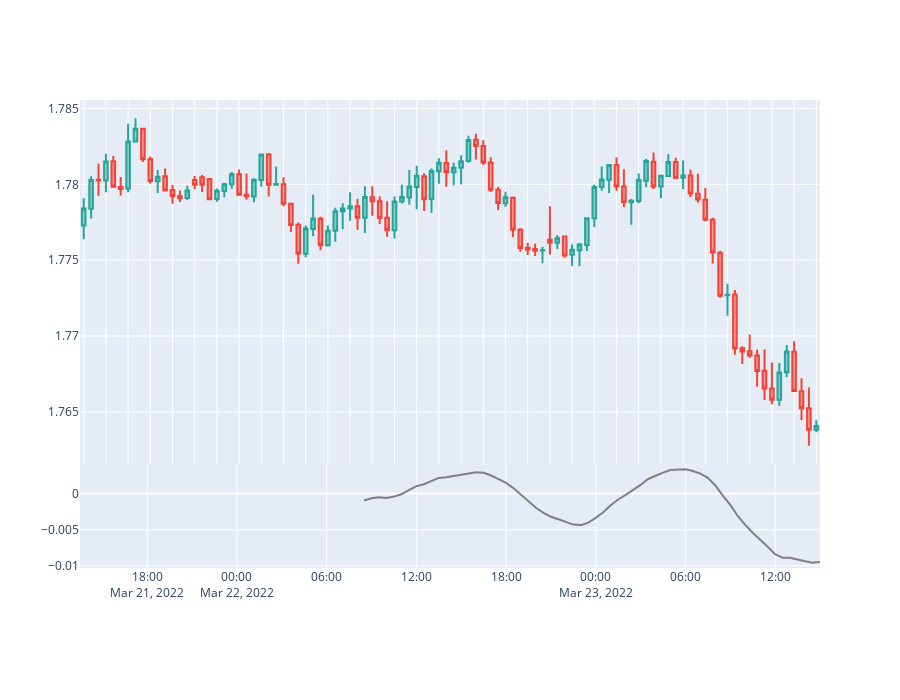

Write notebook code for a chart like this one.
### Code cell
from plotly.subplots import make_subplots
import plotly.graph_objects as go
import pandas as pd
from konjac2.service.fetcher import fetch_data
from konjac2.indicator.squeeze_momentum import squeeze

data = fetch_data("GBP_AUD", "M30", False)
market_data = data[-100:]
trends, is_sqz_off, mom = squeeze(market_data)

fig = make_subplots(
    rows=2, cols=1, subplot_titles=(""), shared_xaxes=True
)

fig.add_trace(go.Candlestick(x=market_data.index,
                open=market_data.open, high=market_data.high,
                low=market_data.low, close=market_data.close,
                decreasing = {"line": {"color": "#f44336"}},
                increasing = {"line": {"color": "#26a69a"}},
                            showlegend=False), 
              row=1, col=1)

fig.add_trace(go.Scatter(
        x=trends.index,
        y=trends,
        yaxis="y2",
        mode="lines",
        line=go.scatter.Line(color="gray"), showlegend=False),
         row=2, col=1)
                     

fig.update_layout(title_text="", 
                  height=700,
                  showlegend=False,
                  spikedistance=1,
                  xaxis_rangeslider_visible=False, 
                  grid={"rows": 2, "columns": 1, "pattern": "independent"},
                  xaxis1 = {
                    "type": "category",
                    "showticklabels": False,
                    "rangeslider": {
                      "visible": False,
                    },
                    "spikemode": "across",
                    "spikethickness": 2,
                    "side": "top",
                    "fixedrange": True,
                  },
                  yaxis1 = {
                    "domain": [0.3, 1],
                    "fixedrange": True,
                  },
                  yaxis2= {
                    "domain": [0.1, 0.3],
                    "fixedrange": True,
                  },)

fig.show()
